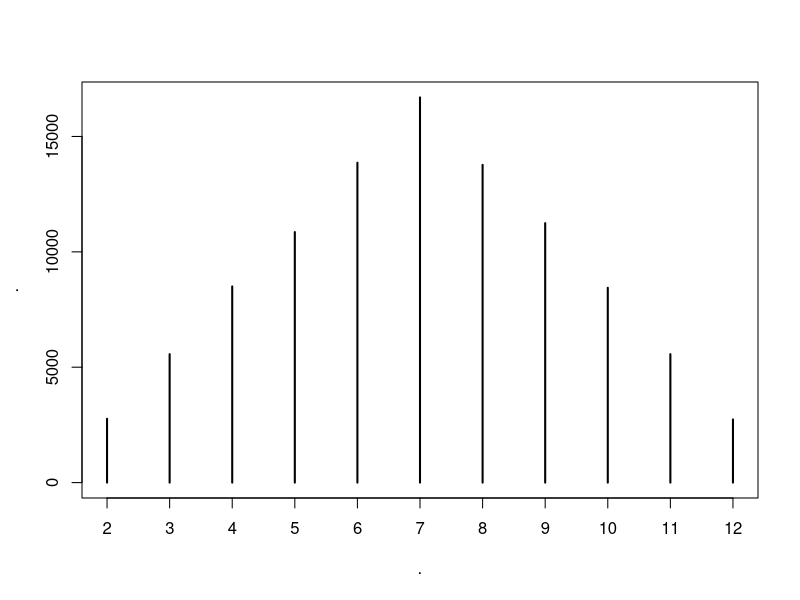
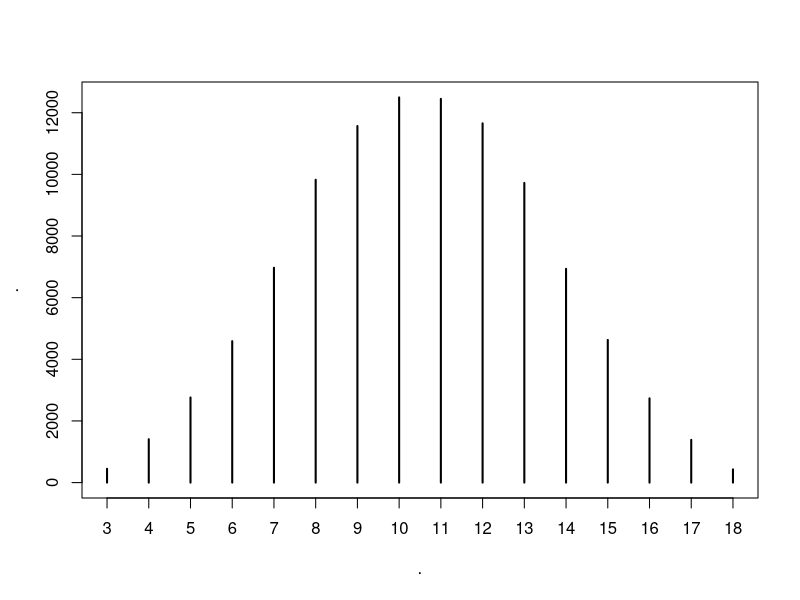
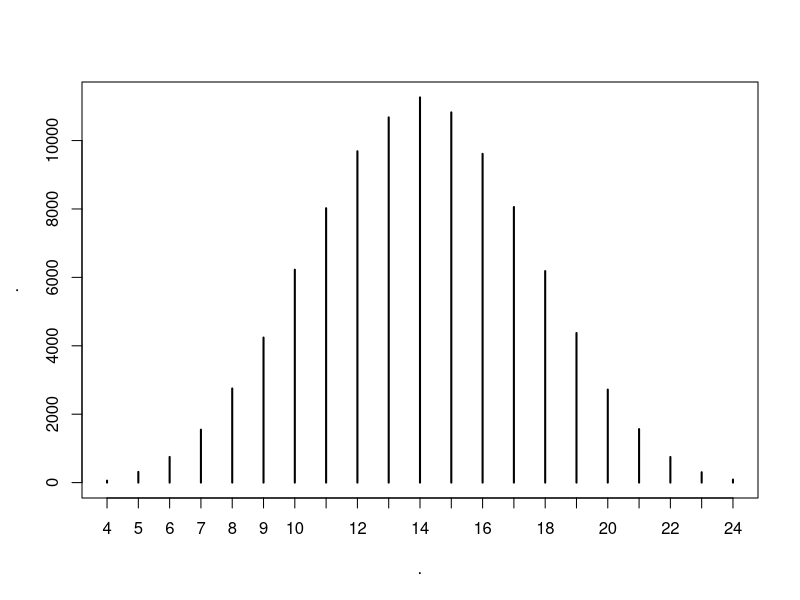
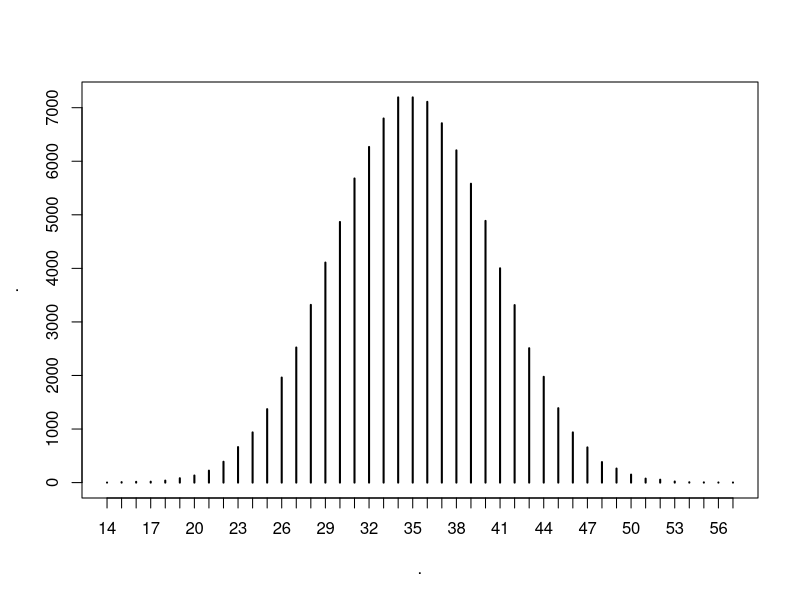
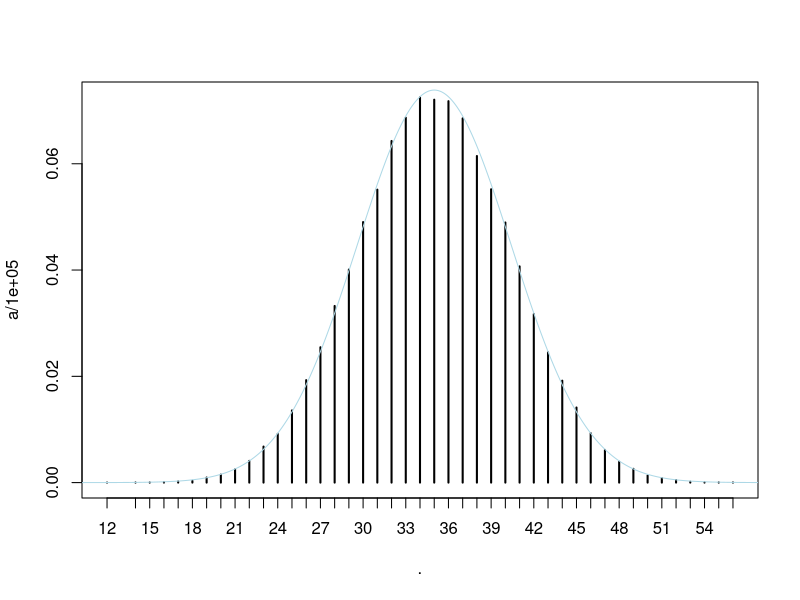

These figures' R source, in order:
## ---- chunk 1
library(tidyverse)
## ---- chunk 2
set.seed( 1234 )
## ---- chunk 3
runif( 10, min=0, max=9999 )
## ---- chunk 4
set.seed( 1234 )
runif( 10, min=0, max=9999 )
## ---- chunk 5
floor( runif( 1, min=1, max=7 ) )
## ---- chunk 6
sample.int( 6, 1, replace=TRUE )
## ---- chunk 7
tibble( Augenzahl = sample.int( 6, 60000, replace=TRUE ) ) %>%
group_by( Augenzahl ) %>%
summarise( n() )
## ---- chunk 8
sample.int( 6, 60000, replace=TRUE ) %>% table()
## ---- chunk 9
sum( sample.int( 6, 2, replace=TRUE ) )
## ---- chunk 10
replicate( 100, { sum( sample.int( 6, 2, replace=TRUE ) ) } )
## ---- chunk 11
replicate( 36000, { sum( sample.int( 6, 2, replace=TRUE ) ) } ) %>% table()
## ---- chunk 12
replicate( 100000, { sum( sample.int( 6, 2, replace=TRUE ) ) } ) %>% table() %>% plot()
## ---- chunk 13
replicate( 100000, { sum( sample.int( 6, 3, replace=TRUE ) ) } ) %>% table() %>% plot()
## ---- chunk 14
replicate( 100000, { sum( sample.int( 6, 4, replace=TRUE ) ) } ) %>% table() %>% plot()
## ---- chunk 15
replicate( 100000, { sum( sample.int( 6, 10, replace=TRUE ) ) } ) %>% table() %>% plot()
## ---- chunk 16
replicate( 100000, { sum( sample.int( 6, 10, replace=TRUE ) ) } ) %>% table() -> a
plot( a/100000 )

xg <- seq( 10, 60, by=.01 )
lines( xg, dnorm(xg, mean=35, sd=sqrt(175/6)), col="lightblue" )
## ---- chunk 17

